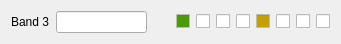
   <widget class="QWidget" name="layoutWidget_14">
    <property name="geometry">
     <rect>
      <x>10</x>
      <y>130</y>
      <width>341</width>
      <height>27</height>
     </rect>
    </property>
    <layout class="QHBoxLayout" name="horizontalLayout_16">
     <item>
      <widget class="QLabel" name="label_18">
       <property name="text">
        <string>Band 3</string>
       </property>
      </widget>
     </item>
     <item>
      <widget class="QLineEdit" name="lineEditR_4">
       <property name="sizePolicy">
        <sizepolicy hsizetype="Expanding" vsizetype="Fixed">
         <horstretch>0</horstretch>
         <verstretch>0</verstretch>
        </sizepolicy>
       </property>
       <property name="focusPolicy">
        <enum>Qt::NoFocus</enum>
       </property>
       <property name="readOnly">
        <bool>true</bool>
       </property>
      </widget>
     </item>
     <item>
      <spacer name="horizontalSpacer_16">
       <property name="orientation">
        <enum>Qt::Horizontal</enum>
       </property>
       <property name="sizeHint" stdset="0">
        <size>
         <width>40</width>
         <height>20</height>
        </size>
       </property>
      </spacer>
     </item>
     <item>
      <widget class="QCheckBox" name="checkBoxR_25">
       <property name="sizePolicy">
        <sizepolicy hsizetype="Fixed" vsizetype="Fixed">
         <horstretch>0</horstretch>
         <verstretch>0</verstretch>
        </sizepolicy>
       </property>
       <property name="palette">
        <palette>
         <active>
          <colorrole role="Base">
           <brush brushstyle="SolidPattern">
            <color alpha="255">
             <red>78</red>
             <green>154</green>
             <blue>6</blue>
            </color>
           </brush>
          </colorrole>
         </active>
         <inactive>
          <colorrole role="Base">
           <brush brushstyle="SolidPattern">
            <color alpha="255">
             <red>78</red>
             <green>154</green>
             <blue>6</blue>
            </color>
           </brush>
          </colorrole>
         </inactive>
         <disabled>
          <colorrole role="Base">
           <brush brushstyle="SolidPattern">
            <color alpha="255">
             <red>239</red>
             <green>235</green>
             <blue>231</blue>
            </color>
           </brush>
          </colorrole>
         </disabled>
        </palette>
       </property>
       <property name="focusPolicy">
        <enum>Qt::NoFocus</enum>
       </property>
       <property name="text">
        <string notr="true"/>
       </property>
      </widget>
     </item>
     <item>
      <widget class="QCheckBox" name="checkBoxR_26">
       <property name="sizePolicy">
        <sizepolicy hsizetype="Fixed" vsizetype="Fixed">
         <horstretch>0</horstretch>
         <verstretch>0</verstretch>
        </sizepolicy>
       </property>
       <property name="focusPolicy">
        <enum>Qt::NoFocus</enum>
       </property>
       <property name="text">
        <string notr="true"/>
       </property>
      </widget>
     </item>
     <item>
      <widget class="QCheckBox" name="checkBoxR_27">
       <property name="sizePolicy">
        <sizepolicy hsizetype="Fixed" vsizetype="Fixed">
         <horstretch>0</horstretch>
         <verstretch>0</verstretch>
        </sizepolicy>
       </property>
       <property name="focusPolicy">
        <enum>Qt::NoFocus</enum>
       </property>
       <property name="text">
        <string notr="true"/>
       </property>
      </widget>
     </item>
     <item>
      <widget class="QCheckBox" name="checkBoxR_28">
       <property name="sizePolicy">
        <sizepolicy hsizetype="Fixed" vsizetype="Fixed">
         <horstretch>0</horstretch>
         <verstretch>0</verstretch>
        </sizepolicy>
       </property>
       <property name="focusPolicy">
        <enum>Qt::NoFocus</enum>
       </property>
       <property name="text">
        <string notr="true"/>
       </property>
      </widget>
     </item>
     <item>
      <widget class="QCheckBox" name="checkBoxR_29">
       <property name="sizePolicy">
        <sizepolicy hsizetype="Fixed" vsizetype="Fixed">
         <horstretch>0</horstretch>
         <verstretch>0</verstretch>
        </sizepolicy>
       </property>
       <property name="palette">
        <palette>
         <active>
          <colorrole role="Base">
           <brush brushstyle="SolidPattern">
            <color alpha="255">
             <red>196</red>
             <green>160</green>
             <blue>0</blue>
            </color>
           </brush>
          </colorrole>
         </active>
         <inactive>
          <colorrole role="Base">
           <brush brushstyle="SolidPattern">
            <color alpha="255">
             <red>196</red>
             <green>160</green>
             <blue>0</blue>
            </color>
           </brush>
          </colorrole>
         </inactive>
         <disabled>
          <colorrole role="Base">
           <brush brushstyle="SolidPattern">
            <color alpha="255">
             <red>239</red>
             <green>235</green>
             <blue>231</blue>
            </color>
           </brush>
          </colorrole>
         </disabled>
        </palette>
       </property>
       <property name="focusPolicy">
        <enum>Qt::NoFocus</enum>
       </property>
       <property name="text">
        <string notr="true"/>
       </property>
      </widget>
     </item>
     <item>
      <widget class="QCheckBox" name="checkBoxR_30">
       <property name="sizePolicy">
        <sizepolicy hsizetype="Fixed" vsizetype="Fixed">
         <horstretch>0</horstretch>
         <verstretch>0</verstretch>
        </sizepolicy>
       </property>
       <property name="focusPolicy">
        <enum>Qt::NoFocus</enum>
       </property>
       <property name="text">
        <string notr="true"/>
       </property>
      </widget>
     </item>
     <item>
      <widget class="QCheckBox" name="checkBoxR_31">
       <property name="sizePolicy">
        <sizepolicy hsizetype="Fixed" vsizetype="Fixed">
         <horstretch>0</horstretch>
         <verstretch>0</verstretch>
        </sizepolicy>
       </property>
       <property name="focusPolicy">
        <enum>Qt::NoFocus</enum>
       </property>
       <property name="text">
        <string notr="true"/>
       </property>
      </widget>
     </item>
     <item>
      <widget class="QCheckBox" name="checkBoxR_32">
       <property name="sizePolicy">
        <sizepolicy hsizetype="Fixed" vsizetype="Fixed">
         <horstretch>0</horstretch>
         <verstretch>0</verstretch>
        </sizepolicy>
       </property>
       <property name="focusPolicy">
        <enum>Qt::NoFocus</enum>
       </property>
       <property name="text">
        <string notr="true"/>
       </property>
      </widget>
     </item>
    </layout>
   </widget>
